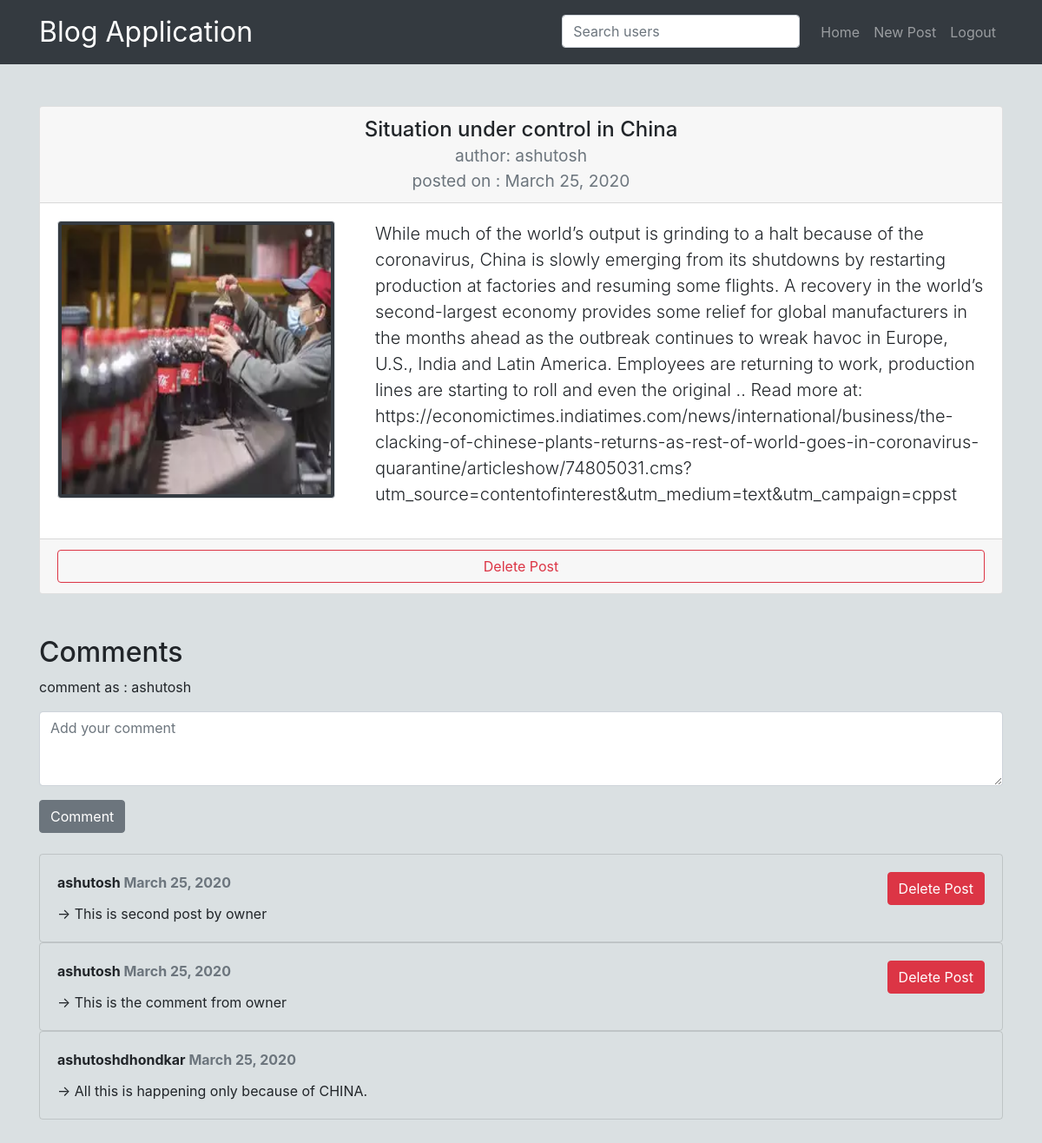
/detail/15/ (signed in), run on an earlier commit of the app's database.
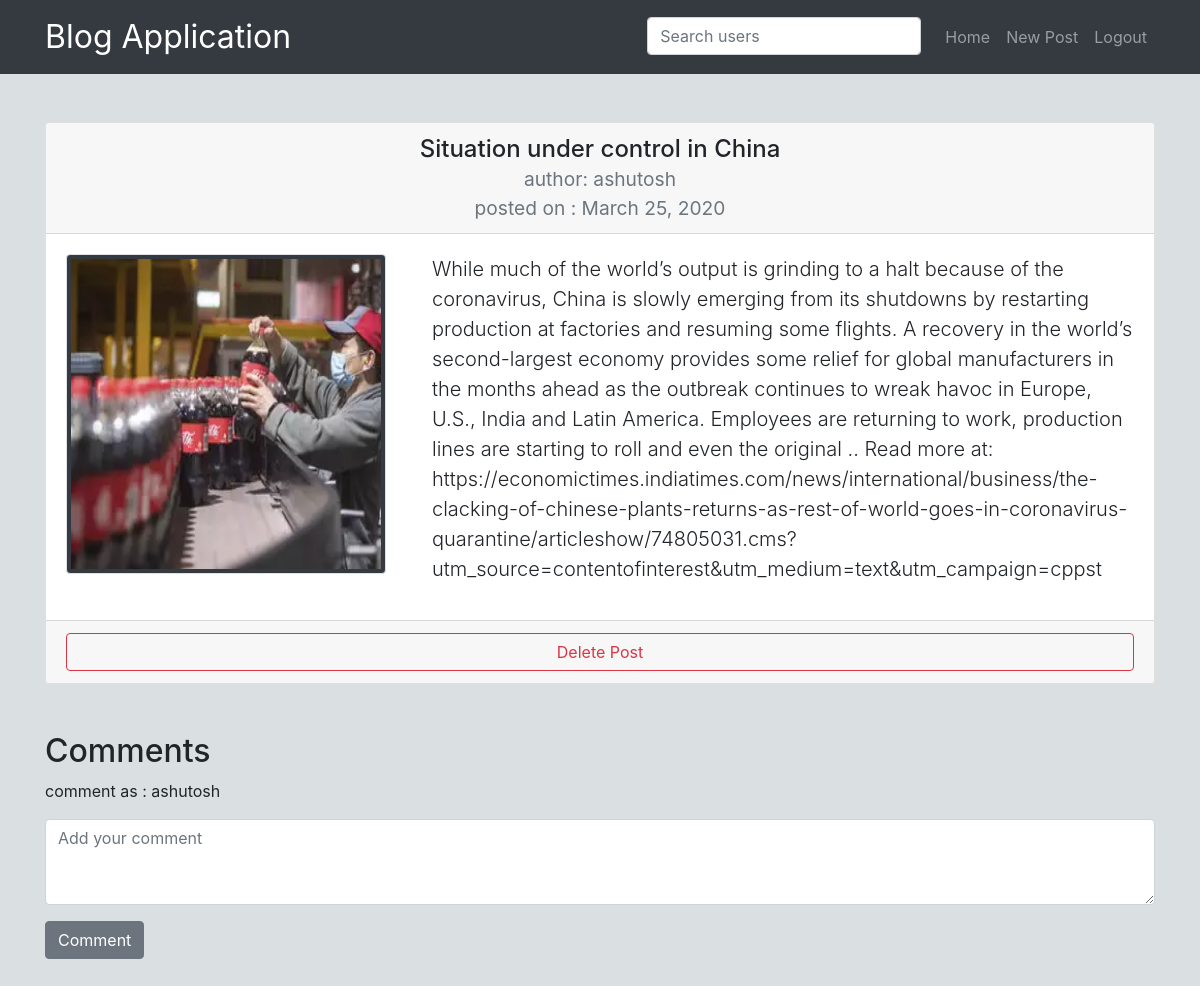
And on a later commit of the database.
### blog/models.py (models this page shows)
class Comments(models.Model):
    post = models.ForeignKey(Post, on_delete = models.CASCADE)
    commented_by = models.ForeignKey(User, on_delete=models.CASCADE)
    date_commented = models.DateTimeField(auto_now_add=True)
    comment = models.TextField()
    class Meta:
        ordering = ['-date_commented']

### blog/views.py (the view)
# urls.py: path('detail/<int:id>/',blog_view.show_details, name='detail'),
def show_details(request,id):
    post = Post.objects.get(pk=id)
    if request.method == 'POST':
        form = CommentForm(request.POST)
        if(form.is_valid()):
            cd = form.cleaned_data
            comment = cd['comment']
            obj = Comments(post = post, commented_by = request.user, comment = comment)
            obj.save()
    else:
        form = CommentForm()
    return render(request,"detail.html",{'post': post, 'form': form})

### blog/forms.py
class CommentForm(forms.ModelForm):
    class Meta:
        model = Comments
        fields = ['comment']
        widgets = {
            'comment': forms.Textarea(attrs = {
                'class': 'form-control',
                'placeholder': 'Add your comment',
                'rows': '3'
            })
        }

### BlogApplication/templates/detail.html (shortened to what this page needs)
{% extends "base.html" %}
{% block content %}
    <div class="card my-5">
        <h4 class="card-header text-center">
            {{ post.title }}
            <br>
            <small class="text-muted">author: {{ post.user.username }}</small>
            <br>
            <small class="text-muted">posted on : {{ post.date_posted | date }}</small>
        </h4>
        <div class="card-body">
            <div class="row">
                <div class="col-md-4 col-12">
                    {% if post.image %}
                        <img src="{{ post.image.url }}"
                        style="height: 20rem; width: 20rem;"
                        alt="" class="img-fluid img-thumbnail bg-dark">
                    {% endif %}
                </div>
                <div class="col-md-8 col-12">
                    <p class="lead">{{ post.description }}</p>
                </div>
            </div>
        </div>
        {% if post.user == user %}
            <div class="card-footer">
                <a href="{% url 'delete' post.id %}" class="btn btn-outline-danger mx-auto d-block">Delete Post</a>
            </div>
        {% endif %}
    </div>
    <div class="my-5">
        <h2>Comments</h2>
        {% if user.is_authenticated %}
            <form action="{% url 'detail' post.id %}" method="POST">
                <p>comment as : {{ user.username }}</p>
                <div class="form-field">
                    {{ form.comment }}
                </div>
                <button type="submit" class="btn btn-secondary mt-3">Comment</button>
            </form>
        {% endif %}
        {% for comment in post.comments_set.all %}
            <div class="card" style="background-color: transparent;">
                <div class="card-body">
                    <p class="card-title font-weight-bold">
                        {{ comment.commented_by }}
                        <span class="text-muted">
                            {{ comment.date_commented | date }}
                        </span>
                        <span class="float-right">
                            {% if user == comment.commented_by %}
                                <a class="btn btn-danger" href="{% url 'delete_comment' comment.id post.id %}">Delete Post</a>
                            {% endif %}
                        </span>
                    </p>
                    <p class="card-text">
                        &rightarrow; {{ comment.comment }}
                    </p>
                </div>
            </div>
        {% endfor %}
    </div>
{% endblock content %}

What changed in the data, as far as the page shows it:
removed Comments: commented_by "ashutosh", date_commented "March 25, 2020", shows "Delete Post", comment "This is second post by owner"
removed Comments: commented_by "ashutosh", date_commented "March 25, 2020", shows "Delete Post", comment "This is the comment from owner"
removed Comments: commented_by "ashutoshdhondkar", date_commented "March 25, 2020", comment "All this is happening only because of CHINA."
